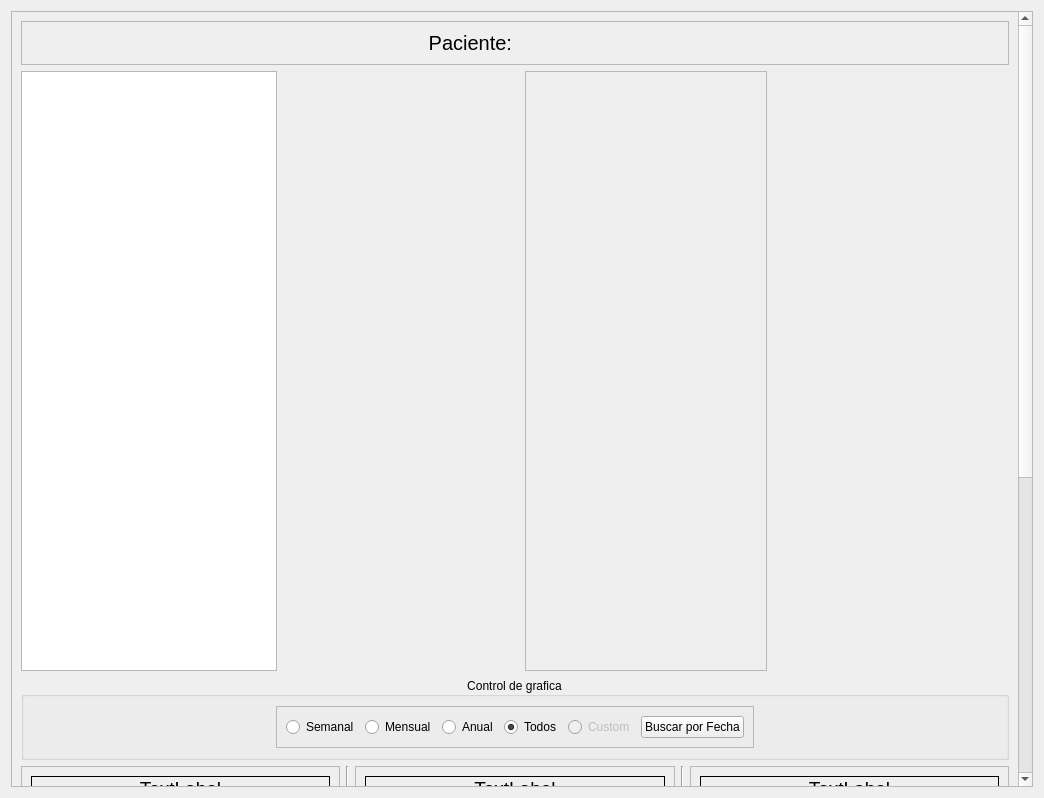
<?xml version="1.0" encoding="UTF-8"?>
<ui version="4.0">
 <class>Form</class>
 <widget class="QWidget" name="Form">
  <property name="geometry">
   <rect>
    <x>0</x>
    <y>0</y>
    <width>1044</width>
    <height>798</height>
   </rect>
  </property>
  <property name="windowTitle">
   <string>Form</string>
  </property>
  <property name="autoFillBackground">
   <bool>false</bool>
  </property>
  <layout class="QVBoxLayout" name="verticalLayout_2">
   <item>
    <widget class="QScrollArea" name="scrollArea">
     <property name="minimumSize">
      <size>
       <width>0</width>
       <height>0</height>
      </size>
     </property>
     <property name="widgetResizable">
      <bool>true</bool>
     </property>
     <widget class="QWidget" name="scrollAreaWidgetContents">
      <property name="geometry">
       <rect>
        <x>0</x>
        <y>0</y>
        <width>1007</width>
        <height>1279</height>
       </rect>
      </property>
      <property name="sizePolicy">
       <sizepolicy hsizetype="Expanding" vsizetype="Expanding">
        <horstretch>0</horstretch>
        <verstretch>0</verstretch>
       </sizepolicy>
      </property>
      <layout class="QVBoxLayout" name="verticalLayout_3">
       <item>
        <widget class="QFrame" name="frame_3">
         <property name="sizePolicy">
          <sizepolicy hsizetype="Preferred" vsizetype="Preferred">
           <horstretch>0</horstretch>
           <verstretch>0</verstretch>
          </sizepolicy>
         </property>
         <property name="maximumSize">
          <size>
           <width>16777215</width>
           <height>16777215</height>
          </size>
         </property>
         <property name="frameShape">
          <enum>QFrame::StyledPanel</enum>
         </property>
         <property name="frameShadow">
          <enum>QFrame::Sunken</enum>
         </property>
         <layout class="QHBoxLayout" name="horizontalLayout_7">
          <item>
           <widget class="QLabel" name="pacient_label">
            <property name="font">
             <font>
              <pointsize>15</pointsize>
             </font>
            </property>
            <property name="text">
             <string>Paciente:</string>
            </property>
            <property name="alignment">
             <set>Qt::AlignRight|Qt::AlignTrailing|Qt::AlignVCenter</set>
            </property>
           </widget>
          </item>
          <item>
           <widget class="QLabel" name="pacient_name">
            <property name="font">
             <font>
              <pointsize>15</pointsize>
              <underline>true</underline>
             </font>
            </property>
            <property name="text">
             <string/>
            </property>
            <property name="alignment">
             <set>Qt::AlignLeading|Qt::AlignLeft|Qt::AlignVCenter</set>
            </property>
           </widget>
          </item>
         </layout>
        </widget>
       </item>
       <item>
        <layout class="QHBoxLayout" name="horizontalLayout_3">
         <item>
          <widget class="QListView" name="evolution_listview">
           <property name="sizePolicy">
            <sizepolicy hsizetype="Maximum" vsizetype="Maximum">
             <horstretch>0</horstretch>
             <verstretch>0</verstretch>
            </sizepolicy>
           </property>
           <property name="maximumSize">
            <size>
             <width>256</width>
             <height>773</height>
            </size>
           </property>
           <property name="contextMenuPolicy">
            <enum>Qt::CustomContextMenu</enum>
           </property>
          </widget>
         </item>
         <item>
          <spacer name="horizontalSpacer_2">
           <property name="orientation">
            <enum>Qt::Horizontal</enum>
           </property>
           <property name="sizeHint" stdset="0">
            <size>
             <width>40</width>
             <height>20</height>
            </size>
           </property>
          </spacer>
         </item>
         <item>
          <widget class="QFrame" name="frame_2">
           <property name="sizePolicy">
            <sizepolicy hsizetype="MinimumExpanding" vsizetype="Preferred">
             <horstretch>0</horstretch>
             <verstretch>0</verstretch>
            </sizepolicy>
           </property>
           <property name="minimumSize">
            <size>
             <width>0</width>
             <height>600</height>
            </size>
           </property>
           <property name="frameShape">
            <enum>QFrame::StyledPanel</enum>
           </property>
           <property name="frameShadow">
            <enum>QFrame::Raised</enum>
           </property>
           <layout class="QHBoxLayout" name="horizontalLayout_5">
            <item>
             <layout class="QHBoxLayout" name="target_layout"/>
            </item>
           </layout>
          </widget>
         </item>
         <item>
          <spacer name="horizontalSpacer_5">
           <property name="orientation">
            <enum>Qt::Horizontal</enum>
           </property>
           <property name="sizeHint" stdset="0">
            <size>
             <width>40</width>
             <height>20</height>
            </size>
           </property>
          </spacer>
         </item>
        </layout>
       </item>
       <item>
        <widget class="QGroupBox" name="groupBox">
         <property name="sizePolicy">
          <sizepolicy hsizetype="Expanding" vsizetype="Expanding">
           <horstretch>0</horstretch>
           <verstretch>0</verstretch>
          </sizepolicy>
         </property>
         <property name="maximumSize">
          <size>
           <width>16777215</width>
           <height>16777215</height>
          </size>
         </property>
         <property name="layoutDirection">
          <enum>Qt::LeftToRight</enum>
         </property>
         <property name="title">
          <string>Control de grafica</string>
         </property>
         <property name="alignment">
          <set>Qt::AlignCenter</set>
         </property>
         <property name="flat">
          <bool>false</bool>
         </property>
         <property name="checkable">
          <bool>false</bool>
         </property>
         <layout class="QHBoxLayout" name="horizontalLayout_8">
          <property name="sizeConstraint">
           <enum>QLayout::SetDefaultConstraint</enum>
          </property>
          <item>
           <spacer name="horizontalSpacer_4">
            <property name="orientation">
             <enum>Qt::Horizontal</enum>
            </property>
            <property name="sizeHint" stdset="0">
             <size>
              <width>40</width>
              <height>20</height>
             </size>
            </property>
           </spacer>
          </item>
          <item>
           <widget class="QFrame" name="frame">
            <property name="sizePolicy">
             <sizepolicy hsizetype="Expanding" vsizetype="Expanding">
              <horstretch>0</horstretch>
              <verstretch>0</verstretch>
             </sizepolicy>
            </property>
            <property name="frameShape">
             <enum>QFrame::StyledPanel</enum>
            </property>
            <property name="frameShadow">
             <enum>QFrame::Sunken</enum>
            </property>
            <layout class="QHBoxLayout" name="horizontalLayout_4">
             <item>
              <widget class="QRadioButton" name="semanal">
               <property name="text">
                <string>Semanal</string>
               </property>
              </widget>
             </item>
             <item>
              <widget class="QRadioButton" name="mensual">
               <property name="text">
                <string>Mensual</string>
               </property>
              </widget>
             </item>
             <item>
              <widget class="QRadioButton" name="anual">
               <property name="text">
                <string>Anual</string>
               </property>
              </widget>
             </item>
             <item>
              <widget class="QRadioButton" name="todos">
               <property name="text">
                <string>Todos</string>
               </property>
               <property name="checked">
                <bool>true</bool>
               </property>
              </widget>
             </item>
             <item>
              <widget class="QRadioButton" name="custom">
               <property name="enabled">
                <bool>false</bool>
               </property>
               <property name="text">
                <string>Custom</string>
               </property>
              </widget>
             </item>
             <item>
              <widget class="QPushButton" name="buscar">
               <property name="text">
                <string>Buscar por Fecha</string>
               </property>
              </widget>
             </item>
            </layout>
           </widget>
          </item>
          <item>
           <spacer name="horizontalSpacer_3">
            <property name="orientation">
             <enum>Qt::Horizontal</enum>
            </property>
            <property name="sizeHint" stdset="0">
             <size>
              <width>40</width>
              <height>20</height>
             </size>
            </property>
           </spacer>
          </item>
         </layout>
        </widget>
       </item>
       <item>
        <layout class="QVBoxLayout" name="verticalLayout">
         <item>
          <layout class="QHBoxLayout" name="horizontalLayout">
           <item>
            <widget class="QFrame" name="frame_6">
             <property name="minimumSize">
              <size>
               <width>200</width>
               <height>200</height>
              </size>
             </property>
             <property name="frameShape">
              <enum>QFrame::StyledPanel</enum>
             </property>
             <property name="frameShadow">
              <enum>QFrame::Raised</enum>
             </property>
             <layout class="QVBoxLayout" name="verticalLayout_13">
              <item>
               <layout class="QVBoxLayout" name="verticalLayout_8">
                <item>
                 <widget class="QLabel" name="title_test1">
                  <property name="sizePolicy">
                   <sizepolicy hsizetype="Preferred" vsizetype="Maximum">
                    <horstretch>0</horstretch>
                    <verstretch>0</verstretch>
                   </sizepolicy>
                  </property>
                  <property name="font">
                   <font>
                    <pointsize>14</pointsize>
                   </font>
                  </property>
                  <property name="frameShape">
                   <enum>QFrame::Box</enum>
                  </property>
                  <property name="text">
                   <string>TextLabel</string>
                  </property>
                  <property name="alignment">
                   <set>Qt::AlignCenter</set>
                  </property>
                 </widget>
                </item>
                <item>
                 <widget class="QLabel" name="notas_lap1">
                  <property name="styleSheet">
                   <string notr="true">background:</string>
                  </property>
                  <property name="frameShape">
                   <enum>QFrame::Box</enum>
                  </property>
                  <property name="frameShadow">
                   <enum>QFrame::Sunken</enum>
                  </property>
                  <property name="text">
                   <string/>
                  </property>
                  <property name="alignment">
                   <set>Qt::AlignLeading|Qt::AlignLeft|Qt::AlignTop</set>
                  </property>
                  <property name="wordWrap">
                   <bool>true</bool>
                  </property>
                  <property name="textInteractionFlags">
                   <set>Qt::LinksAccessibleByMouse</set>
                  </property>
                 </widget>
                </item>
               </layout>
              </item>
             </layout>
            </widget>
           </item>
           <item>
            <widget class="Line" name="line_4">
             <property name="orientation">
              <enum>Qt::Vertical</enum>
             </property>
            </widget>
           </item>
           <item>
            <widget class="QFrame" name="frame_5">
             <property name="frameShape">
              <enum>QFrame::StyledPanel</enum>
             </property>
             <property name="frameShadow">
              <enum>QFrame::Raised</enum>
             </property>
             <layout class="QVBoxLayout" name="verticalLayout_12">
              <item>
               <layout class="QVBoxLayout" name="verticalLayout_9">
                <item>
                 <widget class="QLabel" name="title_test2">
                  <property name="sizePolicy">
                   <sizepolicy hsizetype="Preferred" vsizetype="Maximum">
                    <horstretch>0</horstretch>
                    <verstretch>0</verstretch>
                   </sizepolicy>
                  </property>
                  <property name="font">
                   <font>
                    <pointsize>14</pointsize>
                   </font>
                  </property>
                  <property name="frameShape">
                   <enum>QFrame::Box</enum>
                  </property>
                  <property name="text">
                   <string>TextLabel</string>
                  </property>
                  <property name="alignment">
                   <set>Qt::AlignCenter</set>
                  </property>
                 </widget>
                </item>
                <item>
                 <widget class="QLabel" name="notas_lap2">
                  <property name="styleSheet">
                   <string notr="true">background:</string>
                  </property>
                  <property name="frameShape">
                   <enum>QFrame::Box</enum>
                  </property>
                  <property name="frameShadow">
                   <enum>QFrame::Sunken</enum>
                  </property>
                  <property name="text">
                   <string/>
                  </property>
                  <property name="alignment">
                   <set>Qt::AlignLeading|Qt::AlignLeft|Qt::AlignTop</set>
                  </property>
                  <property name="wordWrap">
                   <bool>true</bool>
                  </property>
                  <property name="textInteractionFlags">
                   <set>Qt::LinksAccessibleByMouse</set>
                  </property>
                 </widget>
                </item>
               </layout>
              </item>
             </layout>
            </widget>
           </item>
           <item>
            <widget class="Line" name="line_3">
             <property name="orientation">
              <enum>Qt::Vertical</enum>
             </property>
            </widget>
           </item>
           <item>
            <widget class="QFrame" name="frame_4">
             <property name="frameShape">
              <enum>QFrame::StyledPanel</enum>
             </property>
             <property name="frameShadow">
              <enum>QFrame::Raised</enum>
             </property>
             <layout class="QVBoxLayout" name="verticalLayout_11">
              <item>
               <layout class="QVBoxLayout" name="verticalLayout_10">
                <item>
                 <widget class="QLabel" name="title_test3">
                  <property name="sizePolicy">
                   <sizepolicy hsizetype="Preferred" vsizetype="Maximum">
                    <horstretch>0</horstretch>
                    <verstretch>0</verstretch>
                   </sizepolicy>
                  </property>
                  <property name="font">
                   <font>
                    <pointsize>14</pointsize>
                   </font>
                  </property>
                  <property name="layoutDirection">
                   <enum>Qt::LeftToRight</enum>
                  </property>
                  <property name="frameShape">
                   <enum>QFrame::Box</enum>
                  </property>
                  <property name="text">
                   <string>TextLabel</string>
                  </property>
                  <property name="alignment">
                   <set>Qt::AlignCenter</set>
                  </property>
                 </widget>
                </item>
                <item>
                 <widget class="QLabel" name="notas_lap3">
                  <property name="font">
                   <font>
                    <pointsize>8</pointsize>
                   </font>
                  </property>
                  <property name="styleSheet">
                   <string notr="true">background:</string>
                  </property>
                  <property name="frameShape">
                   <enum>QFrame::Box</enum>
                  </property>
                  <property name="frameShadow">
                   <enum>QFrame::Sunken</enum>
                  </property>
                  <property name="text">
                   <string/>
                  </property>
                  <property name="alignment">
                   <set>Qt::AlignLeading|Qt::AlignLeft|Qt::AlignTop</set>
                  </property>
                  <property name="wordWrap">
                   <bool>true</bool>
                  </property>
                  <property name="textInteractionFlags">
                   <set>Qt::LinksAccessibleByMouse|Qt::TextEditable|Qt::TextEditorInteraction|Qt::TextSelectableByKeyboard|Qt::TextSelectableByMouse</set>
                  </property>
                 </widget>
                </item>
               </layout>
              </item>
             </layout>
            </widget>
           </item>
          </layout>
         </item>
        </layout>
       </item>
       <item>
        <widget class="Line" name="line_5">
         <property name="orientation">
          <enum>Qt::Horizontal</enum>
         </property>
        </widget>
       </item>
       <item>
        <layout class="QHBoxLayout" name="horizontalLayout_6">
         <property name="sizeConstraint">
          <enum>QLayout::SetDefaultConstraint</enum>
         </property>
         <item>
          <widget class="QFrame" name="lay2">
           <property name="minimumSize">
            <size>
             <width>0</width>
             <height>300</height>
            </size>
           </property>
           <property name="maximumSize">
            <size>
             <width>16777215</width>
             <height>300</height>
            </size>
           </property>
           <property name="frameShape">
            <enum>QFrame::StyledPanel</enum>
           </property>
           <property name="frameShadow">
            <enum>QFrame::Raised</enum>
           </property>
           <layout class="QHBoxLayout" name="horizontalLayout_15">
            <item>
             <layout class="QVBoxLayout" name="graph_lay_1"/>
            </item>
           </layout>
          </widget>
         </item>
         <item>
          <widget class="Line" name="line">
           <property name="orientation">
            <enum>Qt::Vertical</enum>
           </property>
          </widget>
         </item>
         <item>
          <widget class="QFrame" name="lay3">
           <property name="minimumSize">
            <size>
             <width>0</width>
             <height>300</height>
            </size>
           </property>
           <property name="maximumSize">
            <size>
             <width>16777215</width>
             <height>300</height>
            </size>
           </property>
           <property name="frameShape">
            <enum>QFrame::StyledPanel</enum>
           </property>
           <property name="frameShadow">
            <enum>QFrame::Raised</enum>
           </property>
           <layout class="QHBoxLayout" name="horizontalLayout_14">
            <item>
             <layout class="QVBoxLayout" name="graph_lay_2"/>
            </item>
           </layout>
          </widget>
         </item>
         <item>
          <widget class="Line" name="line_2">
           <property name="orientation">
            <enum>Qt::Vertical</enum>
           </property>
          </widget>
         </item>
         <item>
          <widget class="QFrame" name="lay">
           <property name="minimumSize">
            <size>
             <width>0</width>
             <height>300</height>
            </size>
           </property>
           <property name="maximumSize">
            <size>
             <width>16777215</width>
             <height>300</height>
            </size>
           </property>
           <property name="frameShape">
            <enum>QFrame::StyledPanel</enum>
           </property>
           <property name="frameShadow">
            <enum>QFrame::Raised</enum>
           </property>
           <layout class="QVBoxLayout" name="verticalLayout_4">
            <item>
             <layout class="QVBoxLayout" name="graph_lay_3"/>
            </item>
           </layout>
          </widget>
         </item>
        </layout>
       </item>
      </layout>
     </widget>
    </widget>
   </item>
  </layout>
 </widget>
 <resources>
  <include location="resources.qrc"/>
 </resources>
 <connections/>
</ui>
